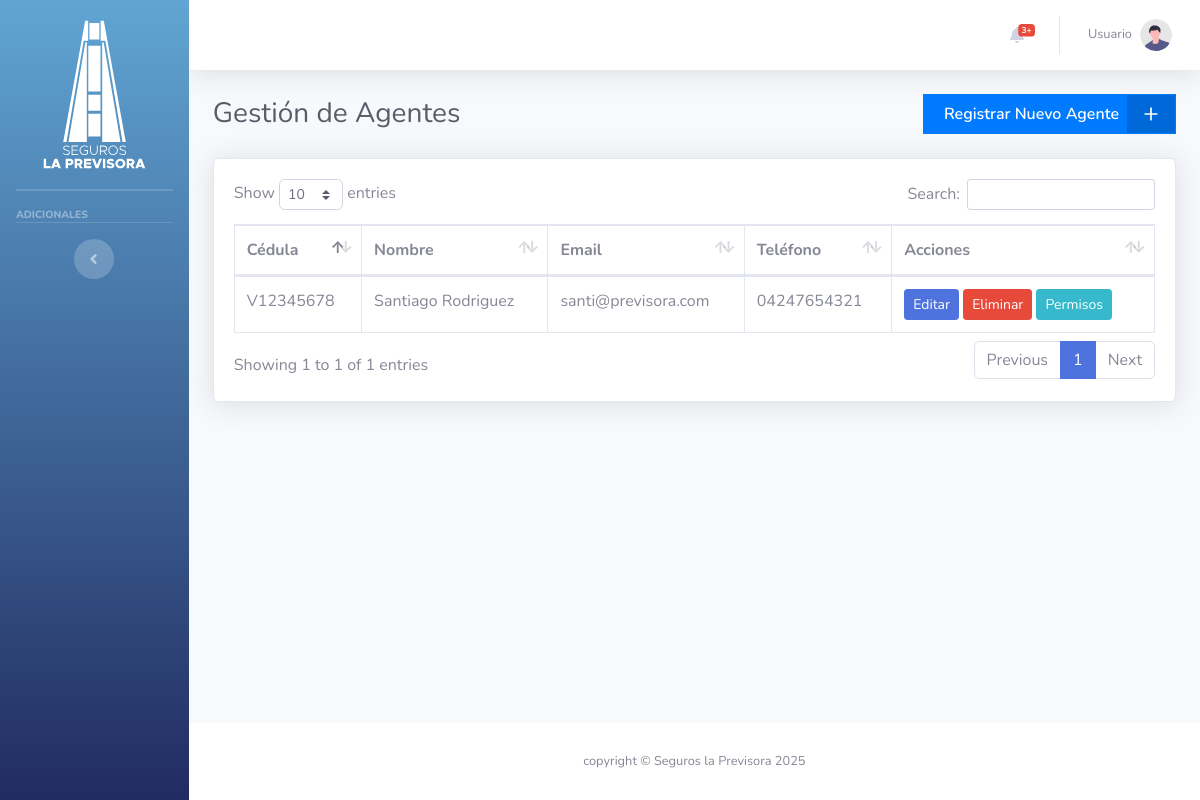
The app's page /vista/gestionAgente.php with its own data.
### tables this page shows
CREATE TABLE `usuario` (
  `cedula` varchar(20) NOT NULL,
  `nombre` varchar(100) NOT NULL,
  `apellido` varchar(100) NOT NULL,
  `email` varchar(255) NOT NULL,
  `password_hash` varchar(255) NOT NULL,
  `telefono` varchar(20) DEFAULT NULL,
  `fecha_creacion` timestamp NOT NULL DEFAULT current_timestamp(),
  `activo` tinyint(1) DEFAULT 1,
  `id_rol` int(10) UNSIGNED NOT NULL
);

### modelo/modeloUsuario.php (called while the page is built, shortened)
<?php
require_once dirname(__DIR__) . '/config/conexion.php';
class modeloUsuario {
    private $db;
    public function __construct(array $data = null) {
        if ($data) {
            $this->cedula = $data['cedula'] ?? null;
            $this->nombre = $data['nombre'] ?? null;
            $this->apellido = $data['apellido'] ?? null;
            $this->email = $data['email'] ?? null;
            $this->password_hash = $data['password_hash'] ?? null;
            $this->telefono = $data['telefono'] ?? null;
            $this->id_rol = $data['id_rol'] ?? null;
            $this->nombre_rol = $data['nombre_rol'] ?? null;
        } else {
            try {
                $base_datos = new Base_Datos();
                $this->db = $base_datos->Conexion_Base_Datos();
            } catch (\Exception $e) {
                error_log("Error al inicializar la conexión en modeloUsuario: " . $e->getMessage());
            }
        }
    }
    public function obtenerTodosLosUsuarios() {
        $sql = "SELECT u.*, r.nombre_rol as rol FROM usuario u JOIN rol r ON u.id_rol = r.id_rol ORDER BY u.apellido, u.nombre";
        try {
            $stmt = $this->db->prepare($sql);
            $stmt->execute();
            return $stmt->fetchAll(PDO::FETCH_ASSOC);
        } catch (\PDOException $e) {
            error_log("Error de DB al obtener todos los usuarios: " . $e->getMessage());
            return false;
        }
    }
}

### config/conexion.php (called while the page is built, shortened)
<?php
  class Base_Datos{
    private $Nombre_Servidor = "localhost";
    private $Nombre_Base_Datos = "seguros_la_previsora";
    private $Nombre_Usuario = "root";
    private $Pass = "";
    public function Conexion_Base_Datos(){
       $this->Conexion = null;
       try{
             $this-> Conexion = new PDO("mysql:host={$this->Nombre_Servidor};dbname={$this->Nombre_Base_Datos}",
             $this->Nombre_Usuario,
             $this->Pass
        );
        $this->Conexion->setAttribute(PDO::ATTR_ERRMODE, PDO::ERRMODE_EXCEPTION);
       }catch(PDOException $e){
         die ("Error de Conexion:" . $e->getMessage());
       }
       return $this->Conexion;
    }
    }
?>

### vista/gestionAgente.php (the view, shortened to what this page needs)
<?php
require_once __DIR__ . '/parte_superior.php';
require_once dirname(__DIR__) . '/modelo/modeloUsuario.php';
$modeloUsuario = new ModeloUsuario();
$todos_los_usuarios = $modeloUsuario->obtenerTodosLosUsuarios();
$agentes = [];
if (is_array($todos_los_usuarios)) {
    $agentes = array_filter($todos_los_usuarios, function($usuario) {
        return isset($usuario['rol']) && strtolower($usuario['rol']) === 'agente';
    });
}
?>
<div class="container-fluid">
  <div class="d-sm-flex align-items-center justify-content-between mb-4">
    <h1 class="h3 mb-0 text-gray-800">Gestión de Agentes</h1>
    <button type="button" class="button" data-toggle="modal" data-target="#modalNuevoAgente">
  <span class="button__text">Registrar Nuevo Agente</span>
  <span class="button__icon"><svg xmlns="http://www.w3.org/2000/svg" width="24" viewBox="0 0 24 24" stroke-width="2" stroke-linejoin="round" stroke-linecap="round" stroke="currentColor" height="24" fill="none" class="svg"><line y2="19" y1="5" x2="12" x1="12"></line><line y2="12" y1="12" x2="19" x1="5"></line></svg></span>
</button>
  </div>
  <div class="card shadow mb-4">
    <div class="card-body">
      <div class="table-responsive">
        <table class="table table-bordered" id="agentsTable" width="100%">
          <thead>
            <tr>
              <th>Cédula</th>
              <th>Nombre</th>
              <th>Email</th>
              <th>Teléfono</th>
              <th>Acciones</th>
            </tr>
          </thead>
          <tbody>
            <?php foreach ($agentes as $agente): ?>
              <tr>
                <td><?php echo htmlspecialchars($agente['cedula']); ?></td>
                <td><?php echo htmlspecialchars($agente['nombre'] . ' ' . $agente['apellido']); ?></td>
                <td><?php echo htmlspecialchars($agente['email']); ?></td>
                <td><?php echo htmlspecialchars($agente['telefono']); ?></td>
                <td>
                  <button class="btn btn-sm btn-primary editAgentBtn"
                          data-cedula="<?php echo htmlspecialchars($agente['cedula']); ?>"
                             data-nombre="<?php echo htmlspecialchars($agente['nombre']); ?>"
                             data-apellido="<?php echo htmlspecialchars($agente['apellido']); ?>"
                             data-email="<?php echo htmlspecialchars($agente['email']); ?>"
                             data-telefono="<?php echo htmlspecialchars($agente['telefono']); ?>"
                             data-toggle="modal"
                             data-target="#modalEditarAgente"
                             title="Editar Agente">Editar</button>
                  <button class="btn btn-sm btn-danger" title="Eliminar Agente">Eliminar</button>
                  <button class="btn btn-sm btn-info managePermsBtn"
                          data-cedula="<?php echo htmlspecialchars($agente['cedula']); ?>"
                          data-nombre="<?php echo htmlspecialchars($agente['nombre'] . ' ' . $agente['apellido']); ?>"
                          title="Gestionar Permisos">
                    Permisos
                  </button>
                </td>
              </tr>
            <?php endforeach; ?>
          </tbody>
        </table>
      </div>
    </div>
  </div>
</div>
<?php
require_once __DIR__ . '/parte_inferior.php';
?>

### vista/gestionAgente.php (style rules this page uses)
:root { --perm-modal-header-bg: #93BFC7; --perm-modal-header-color: #fff; --perm-card-header-bg: #DEDED1; --perm-card-header-color: #333; --perm-hover-bg: #e9e9e3; }
.button { position: relative; width: auto; min-width: 220px; height: 40px; cursor: pointer; display: flex; align-items: center; border: 1px solid #007bff; background-color: #007bff; padding: 0 56px 0 14px; overflow: hidden; border-radius: 0; }
.button, .button__icon, .button__text { transition: all 0.28s ease; }
.button .button__text { color: #fff; font-weight: 600; white-space: nowrap; margin-left: 6px; transition: color 0.28s ease; }
.button .button__icon { position: absolute; right: 0; top: 0; height: 100%; width: 48px; background-color: #0069d9; display: flex; align-items: center; justify-content: center; transition: width 0.28s ease, background-color 0.18s ease; }
.button .svg { width: 20px; stroke: #fff; }

### records on screen
usuario: cedula "V12345678", nombre+apellido "Santiago Rodriguez", email "santi@previsora.com", telefono "04247654321"
